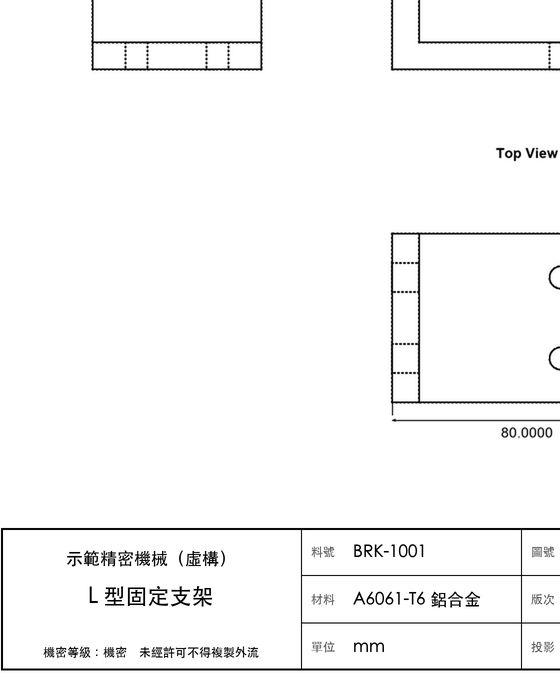
#> input picture eval/drawing_photos/known/mfg-001__crop.jpg, 560 x 679 px, given as the content of the folder drawing_photos/known/mfg-001__crop.jpg, which was not available
$ python make_synthetic_photos.py drawing_photos/known/mfg-001__crop.jpg
#> lines starting #> are read from the running program, lines starting #| are printed output that depends on the picture; pictures that were not available may be replaced by others from this repository, and a replacement may not be noted
"""產生「模擬實拍照」：從原始高解析圖加上透視、裁切、反光、模糊、牆面背景。

只是 D 拍攝真正實拍照之前的替代品；正式評估請改用實拍照（共用層 §七）。
用法：python eval/make_synthetic_photos.py <原始圖目錄>
"""

import random
import sys
from pathlib import Path

from PIL import Image, ImageDraw, ImageEnhance, ImageFilter

OUT = Path(__file__).parent / "photos" / "known"


def perspective(img: Image.Image, strength: float) -> Image.Image:
    w, h = img.size
    dx, dy = w * strength, h * strength
    quad = (
        random.uniform(0, dx),
        random.uniform(0, dy),
        random.uniform(0, dx),
        h - random.uniform(0, dy),
        w - random.uniform(0, dx),
        h - random.uniform(0, dy),
        w - random.uniform(0, dx),
        random.uniform(0, dy),
    )
    return img.transform((w, h), Image.Transform.QUAD, quad, Image.Resampling.BICUBIC)


def on_wall(img: Image.Image, margin: float) -> Image.Image:
    w, h = img.size
    pad_w, pad_h = int(w * margin), int(h * margin)
    wall = Image.new(
        "RGB",
        (w + 2 * pad_w, h + 2 * pad_h),
        random.choice([(236, 232, 224), (205, 198, 186), (90, 88, 86), (245, 245, 243)]),
    )
    wall.paste(img, (pad_w, pad_h))
    return wall


def glare(img: Image.Image) -> Image.Image:
    overlay = Image.new("L", img.size, 0)
    d = ImageDraw.Draw(overlay)
    w, h = img.size
    cx, cy, r = random.uniform(0.2, 0.8) * w, random.uniform(0.2, 0.6) * h, 0.25 * min(w, h)
    d.ellipse((cx - r, cy - r * 0.6, cx + r, cy + r * 0.6), fill=150)
    overlay = overlay.filter(ImageFilter.GaussianBlur(r / 2))
    return Image.composite(Image.new("RGB", img.size, "white"), img, overlay)


def crop(img: Image.Image, keep: float) -> Image.Image:
    w, h = img.size
    cw, ch = int(w * keep), int(h * keep)
    x, y = random.randint(0, w - cw), random.randint(0, h - ch)
    return img.crop((x, y, x + cw, y + ch))


VARIANTS = {
    "tilt": lambda im: on_wall(perspective(im, 0.08), 0.12),
    "glare": lambda im: glare(on_wall(im, 0.06)),
    "crop": lambda im: crop(im, 0.7),
    "dim": lambda im: ImageEnhance.Color(ImageEnhance.Brightness(im).enhance(0.65)).enhance(0.8),
    "blur": lambda im: (
        on_wall(im, 0.2).filter(ImageFilter.GaussianBlur(2.5)).rotate(4, expand=True)
    ),
}

if __name__ == "__main__":
    random.seed(42)
    OUT.mkdir(parents=True, exist_ok=True)
    for src in sorted(Path(sys.argv[1]).glob("*-*.jpg")):
        if src.stem.startswith("unknown"):
            continue
        base = Image.open(src).convert("RGB")
#> base is the input picture: PIL image 560x679 RGB; min 0, max 255, mean 247.4
        base.thumbnail((1600, 1600))
        for name, fn in VARIANTS.items():
            photo = fn(base.copy())
            photo.thumbnail((1024, 1024))
            photo.save(OUT / f"{src.stem}__{name}.jpg", quality=80)
#> this loop made 5 passes
#> pass 1, `photo = fn(base.copy())`:
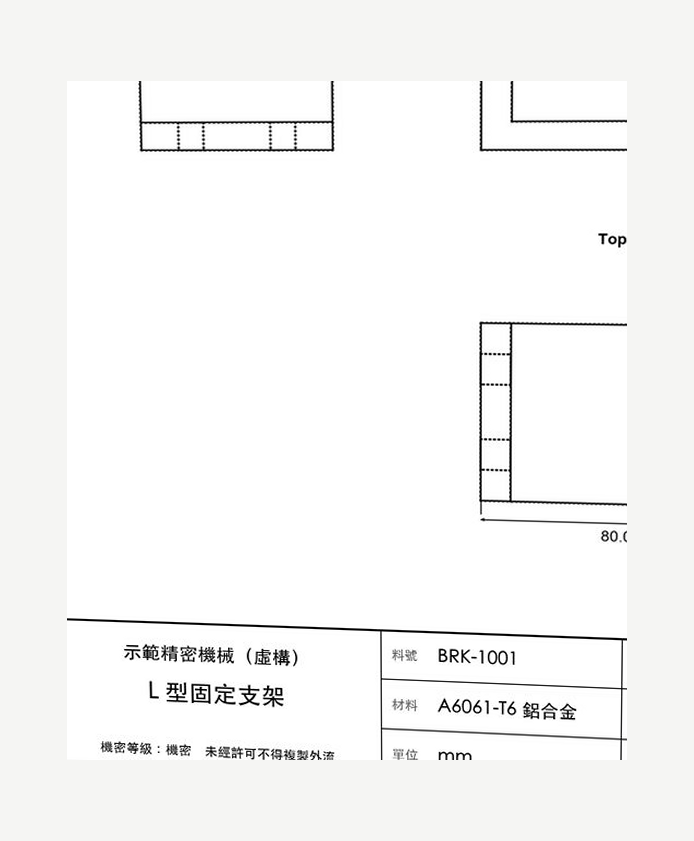
#> photo: PIL image 694x841 RGB; mean R, G, B 247, 247, 246.3
#> pass 2, in on_wall (call 2), `wall = Image.new( "RGB", (w + 2 * pad_w, h + 2 * pad_h), random.choice..`:
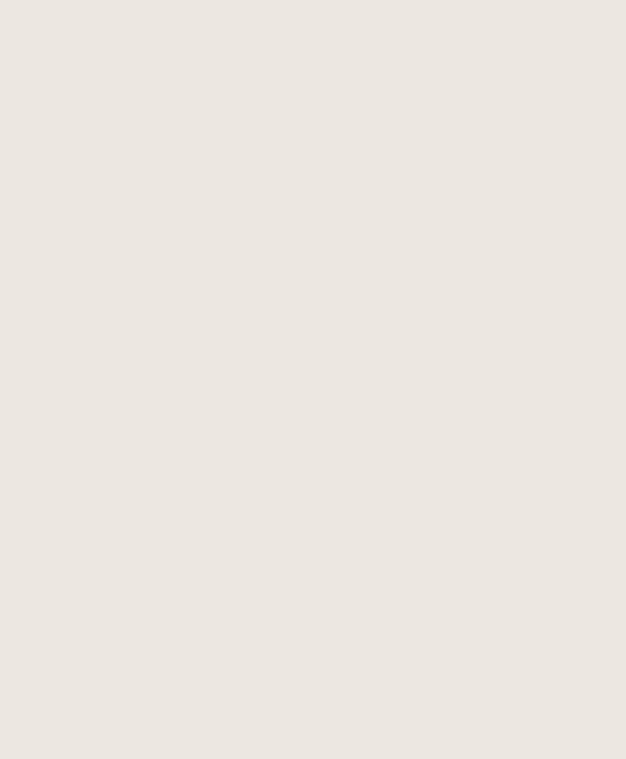
#> wall: PIL image 626x759 RGB; mean R, G, B 236, 232, 224
#> after the loop:
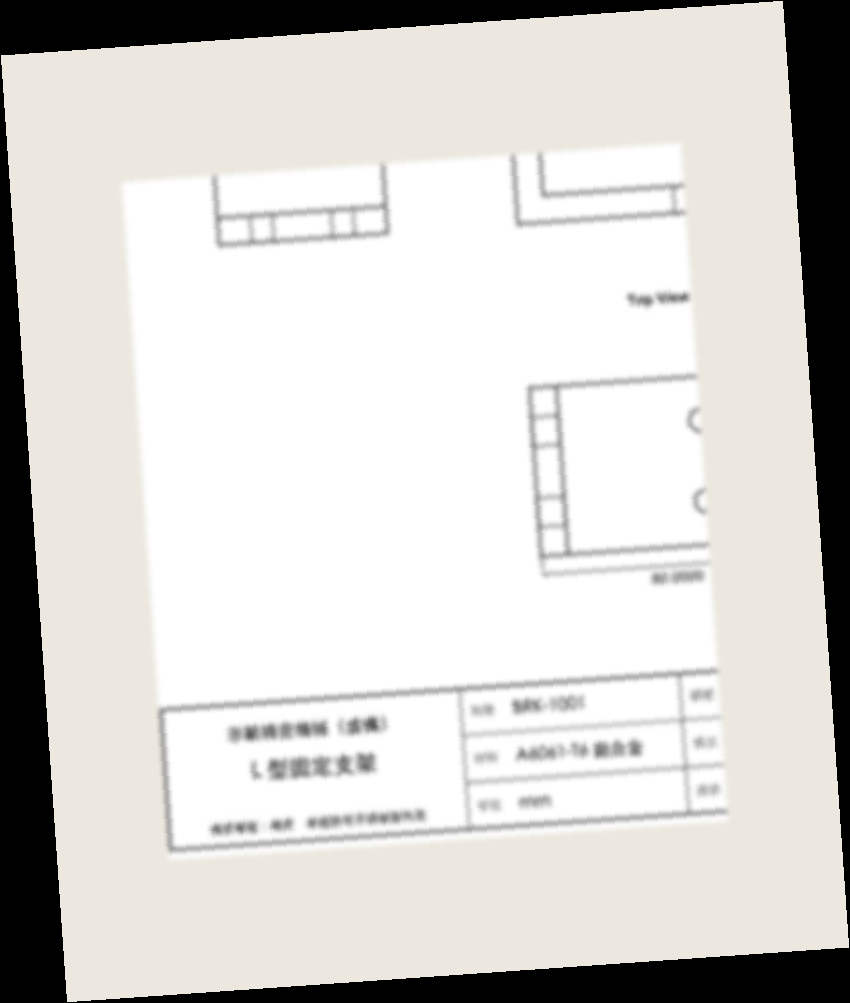
#> photo: PIL image 850x1003 RGB; mean R, G, B 211.1, 209.4, 205.9
        print("✓", src.stem)

$ run again, on eval/drawing_photos/known/mfg-002__crop.jpg
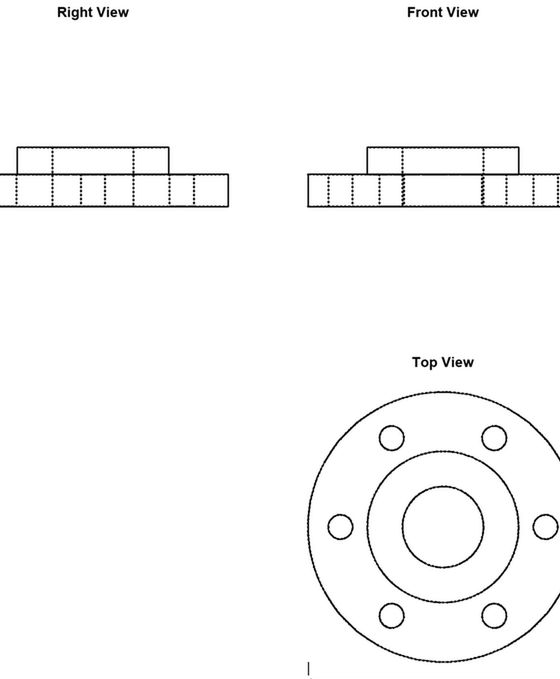
#> input picture eval/drawing_photos/known/mfg-002__crop.jpg, 560 x 679 px, given as the content of the folder drawing_photos/known/mfg-002__crop.jpg, which was not available
#> base is the input picture: PIL image 560x679 RGB; min 0, max 255, mean 249.7
#> the loop `for name, fn in VARIANTS.items():` made 5 passes
#> pass 1, `photo = fn(base.copy())`:
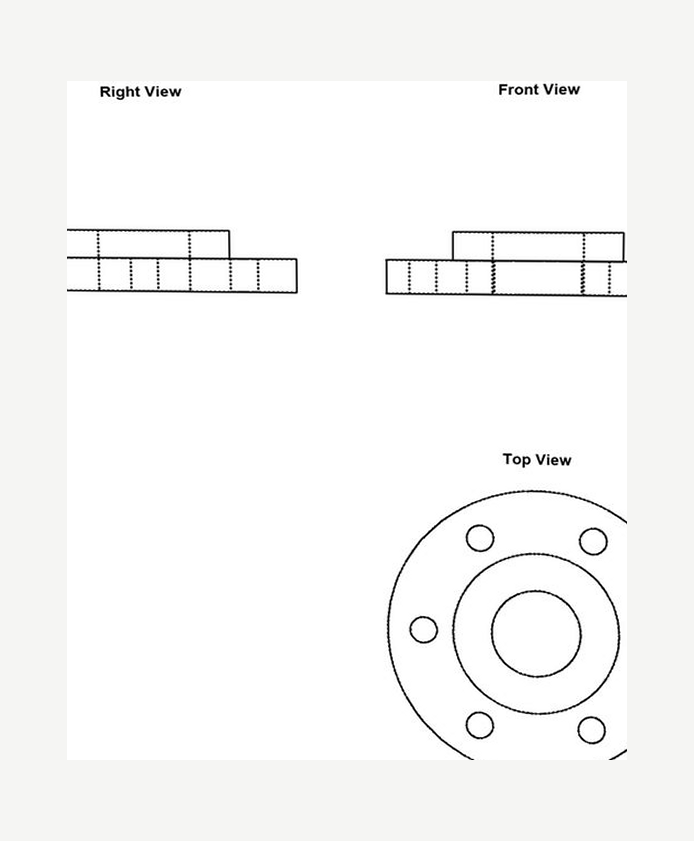
#> photo: PIL image 694x841 RGB; mean R, G, B 247.9, 247.9, 247.2
#> after the loop `for name, fn in VARIANTS.items():`:
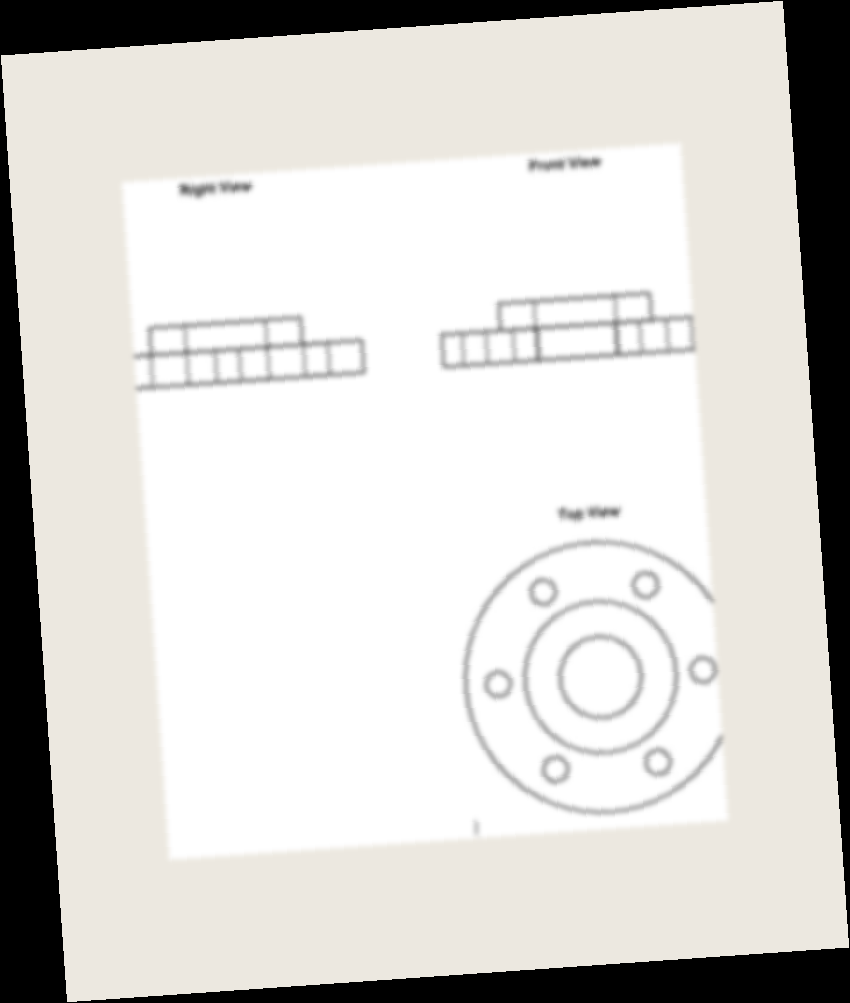
#> photo: PIL image 850x1003 RGB; mean R, G, B 212.1, 210.4, 207

$ run again, on eval/drawing_photos/known/mfg-002__glare.jpg
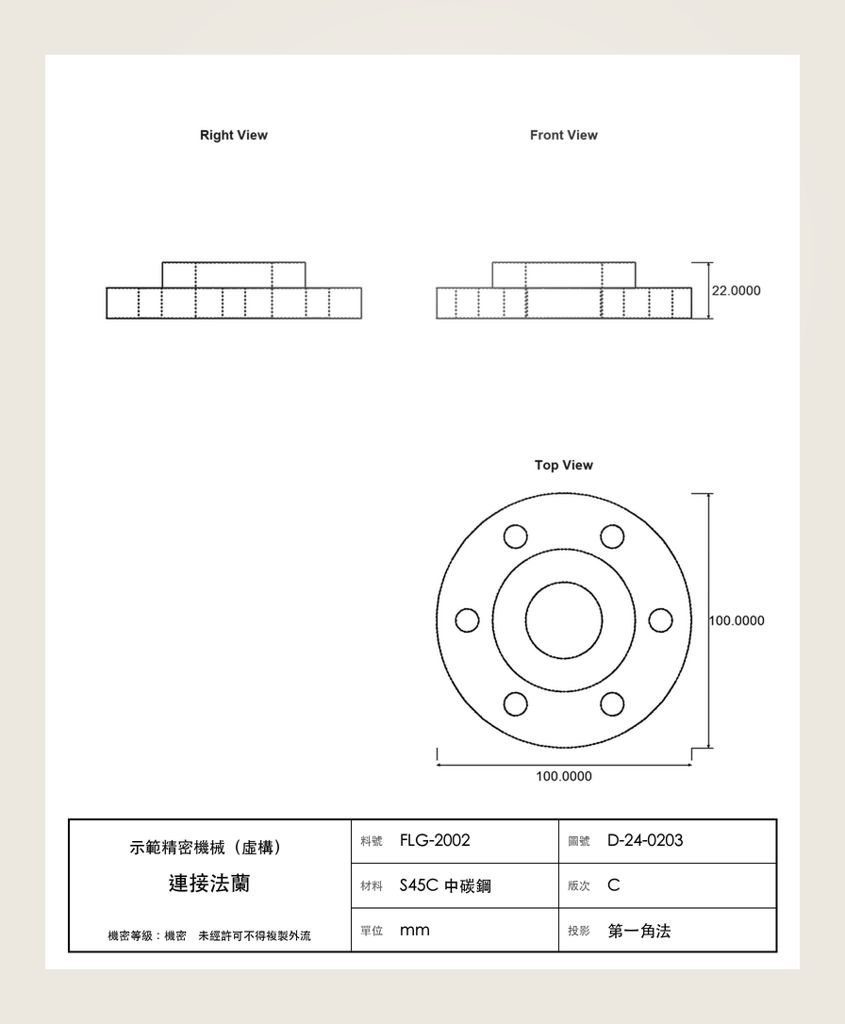
#> input picture eval/drawing_photos/known/mfg-002__glare.jpg, 845 x 1024 px, given as the content of the folder drawing_photos/known/mfg-002__glare.jpg, which was not available
#> base is the input picture: PIL image 845x1024 RGB; mean R, G, B 246.4, 245.6, 243.8
#> the loop `for name, fn in VARIANTS.items():` made 5 passes
#> pass 1, `photo.save(OUT / f"{src.stem}__{name}.jpg", quality=80)`:
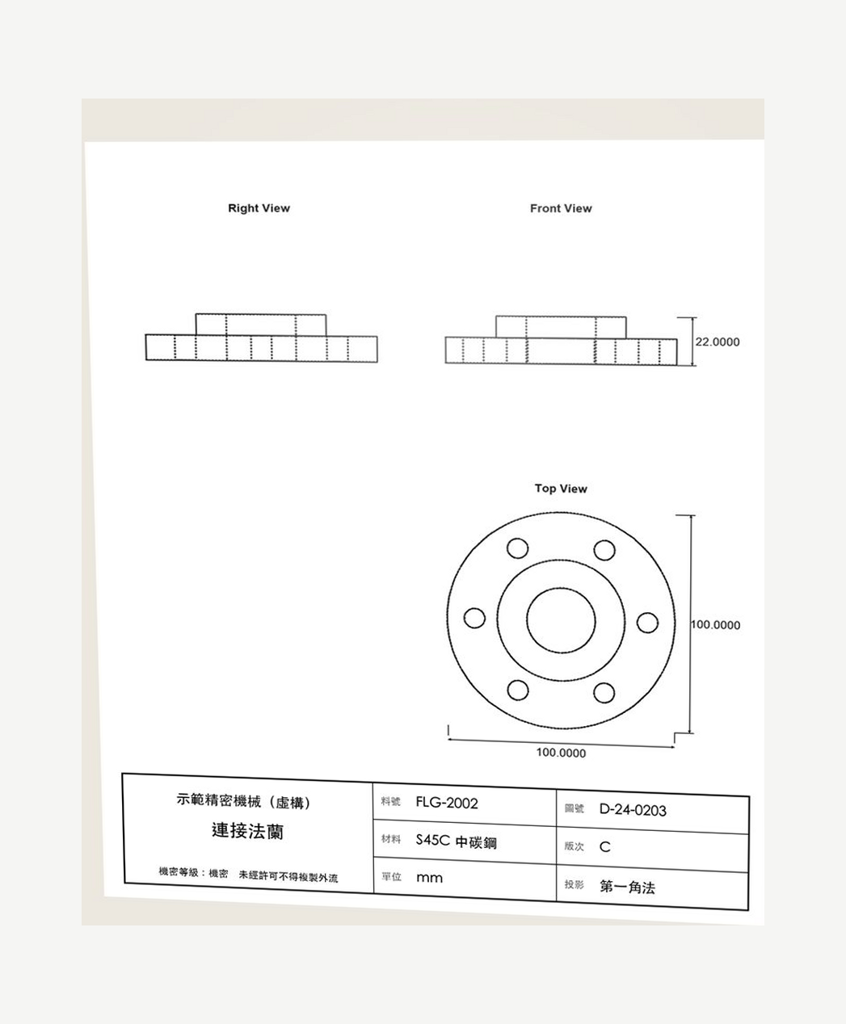
#> saved as mfg-002__glare__tilt.jpg: PIL image 846x1024 RGB; mean R, G, B 246.7, 246.4, 245.3
#> after the loop `for name, fn in VARIANTS.items():`:
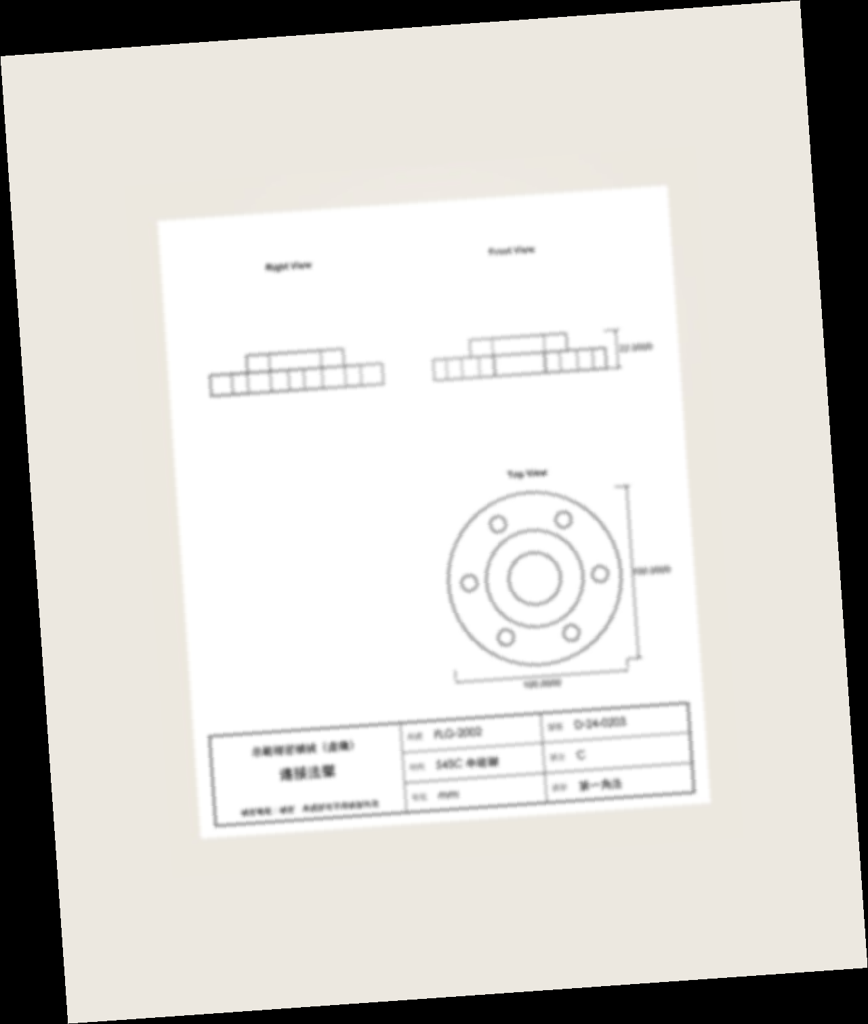
#> photo: PIL image 868x1024 RGB; mean R, G, B 211.1, 209, 204.8
